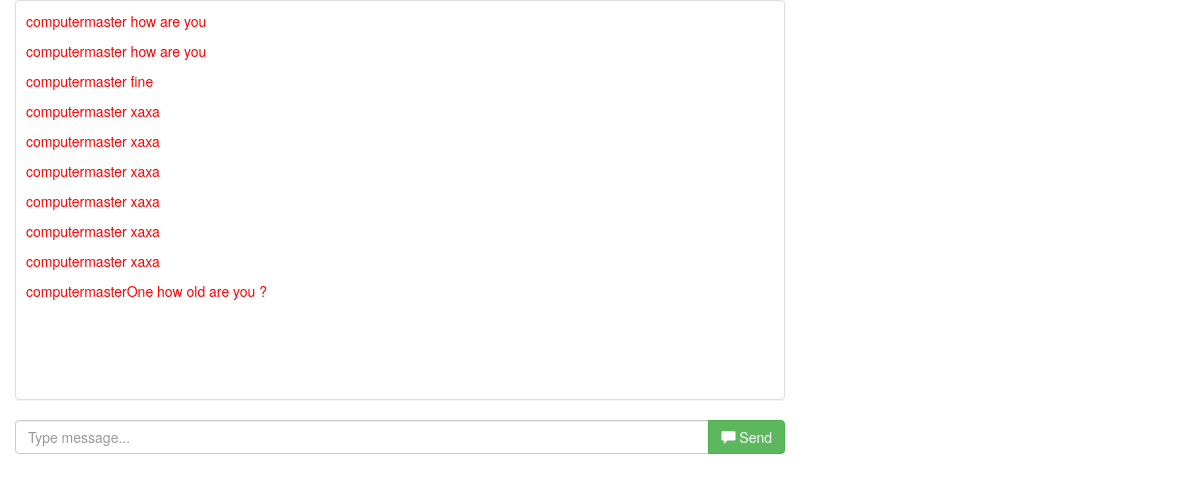
Page /chat_room.php on the earlier database version.
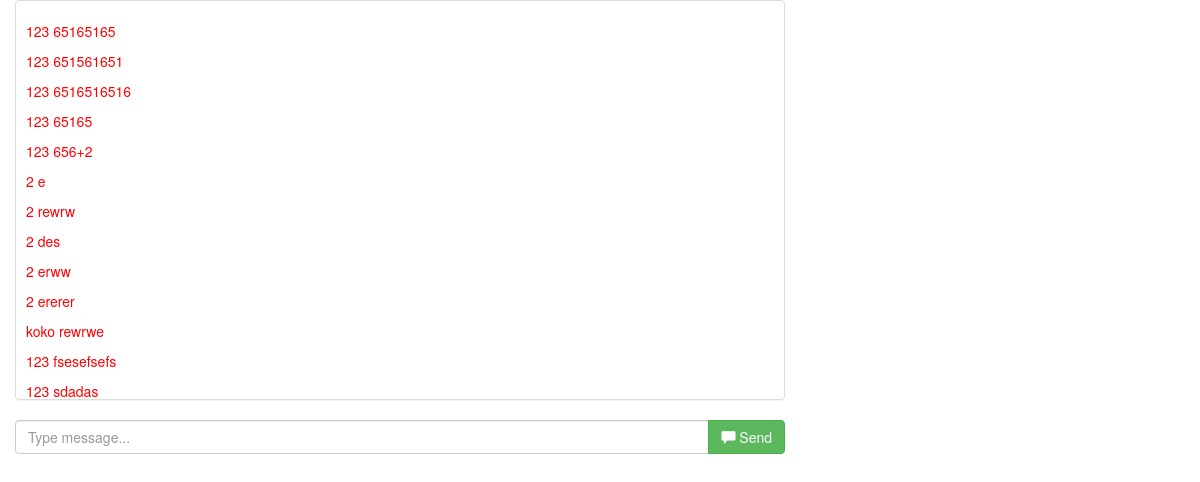
Same page on the later database version.
### tables this page shows
CREATE TABLE `message` (
  `id` int(11) NOT NULL,
  `message` text NOT NULL,
  `user_name` varchar(100) NOT NULL,
  `date_created` datetime NOT NULL DEFAULT current_timestamp()
);

### chat_room.php (the view, shortened to what this page needs)
<?php
include 'includes/header.php';
?>
<div class="col-lg-8">
    <div>
        <div class="panel panel-default" style="height: 400px;">
            <div style="height:10px;"></div>
            <div id="chat_area" style="margin-left:10px; max-height:400px; overflow-y:scroll;   display: flex;
  flex-direction: column-reverse;">
                <?php
                $read_query = "SELECT * FROM `message` ORDER BY `message`.`id` DESC";
                $read_result = mysqli_query($conn,$read_query);
                while($row = mysqli_fetch_assoc($read_result)){
                    $message = $row['message'];
                    $user_name = $row['user_name'];
                    echo '<p style="color:red">'.$user_name. ' ' .$message.'</p>';
                }
             ?>
            </div>
        </div>
       <form method="post" action="">
            <div class="input-group">
                <input type="text" class="form-control" placeholder="Type message..." name="message" >
                <span class="input-group-btn">
                <button class="btn btn-success" type="submit" id="send_msg"  name = "">
                <span class="glyphicon glyphicon-comment"></span> Send
                </button>
                </span>
            </div>
      </form>
    </div>
</div>

### includes/header.php (shortened to what this page needs)
<!DOCTYPE html>
<html lang="en">
<head>
	<link rel="stylesheet" href="https://maxcdn.bootstrapcdn.com/bootstrap/3.3.6/css/bootstrap.min.css" />
	<link rel="stylesheet" type="text/css" href="css/style.css">
</head>
<body>

Differences in the rows shown:
removed message: user_name "computermasterOne", message "how old are you ?"
removed message: user_name "computermaster", message "xaxa"
removed message: user_name "computermaster", message "xaxa"
removed message: user_name "computermaster", message "xaxa"
removed message: user_name "computermaster", message "xaxa"
removed message: user_name "computermaster", message "xaxa"
removed message: user_name "computermaster", message "xaxa"
removed message: user_name "computermaster", message "fine"
removed message: user_name "computermaster", message "how are you"
removed message: user_name "computermaster", message "how are you"
added message: user_name "123", message "sdadas"
added message: user_name "123", message "fsesefsefs"
added message: user_name "koko", message "rewrwe"
added message: user_name "2", message "ererer"
added message: user_name "2", message "erww"
added message: user_name "2", message "des"
added message: user_name "2", message "rewrw"
added message: user_name "2", message "e"
added message: user_name "123", message "656+2"
added message: user_name "123", message "65165"
added message: user_name "123", message "6516516516"
added message: user_name "123", message "651561651"
added message: user_name "123", message "65165165"
